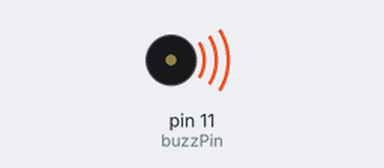
Bench run of a sketch on a simulated Arduino Uno, built with avr-gcc and run on an emulated ATmega328P. On the bench: buzzer (waves = sounding).

Above: at 0.2 s.
Timing chart, 0 to 1.7 s (numbered marks = the images above):
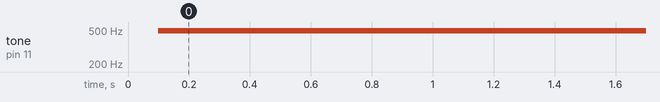

Measured:
- by itself, tone on pin 11 (buzzPin): silent → 490 Hz at 0.10 s

The sketch:

Changing_Tone_of__Active_Buzzer.ino
```cpp
int buzzPin=11;
int dt1=1;
int dt2=2;
int j;

void setup() {
  // put your setup code here, to run once:
  pinMode(buzzPin,OUTPUT);

}

void loop() {
  // put your main code here, to run repeatedly:
  analogWrite(buzzPin,0);
  delay(100);
  analogWrite(buzzPin,5);
  analogWrite(buzzPin,15);
  analogWrite(buzzPin,25);
  analogWrite(buzzPin,35);
  analogWrite(buzzPin,45);
  analogWrite(buzzPin,65);
  analogWrite(buzzPin,75);
  analogWrite(buzzPin,85);
  analogWrite(buzzPin,95);
  analogWrite(buzzPin,115);
  analogWrite(buzzPin,125);
  analogWrite(buzzPin,135);
  analogWrite(buzzPin,145);
  analogWrite(buzzPin,155);
  analogWrite(buzzPin,165);
  analogWrite(buzzPin,175);
  analogWrite(buzzPin,185);
  analogWrite(buzzPin,195);
  analogWrite(buzzPin,205);
  analogWrite(buzzPin,215);
  analogWrite(buzzPin,225);


  }
```
